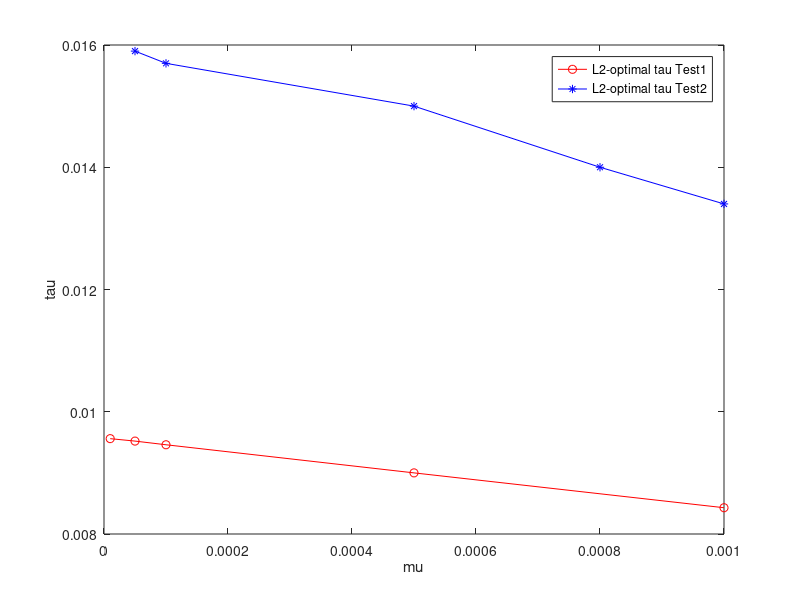

This chart was generated by the following MATLAB code:

clear all
close all
clc
mu= [ 1e-5, 5e-5, 1e-4, 5e-4, 1e-3];
% tau_th= [4.42, 4.42,4.41,4.39,4.37,4.17].*1e-2; %theoretical tau 
tau_opt=[9.56, 9.52, 9.46, 9, 8.43,].*1e-3; %optimal tau computed using IsoGlib
%tau_pred=[9.96, 9.48, 9.44, 9.12, 8.42, 3.35].*1e-3; %tau predicted by ANN
%tau_pred2=[ 0.003089490000000, 0.003022120000000, 0.002924120000000, 0.002306330000000, 0.001665060000000, 0.001108800000000];
%tau_pred= [0.009935750000000,0.009355780000000,0.009091330000000,0.008725990000000, 0.008617390000000,0.004374510000000];
tau_opt_2 = [ 0.0134, 0.014, 0.015, 0.0157, 0.0159 ];
mu_2 = [  0.001, 0.0008, 0.0005, 0.0001, 0.00005 ];


plot (mu, tau_opt, '-or')
hold on
plot (mu_2, tau_opt_2, '-*b')
xlabel('mu')
ylabel('tau')
legend(  'L2-optimal tau Test1', 'L2-optimal tau Test2')